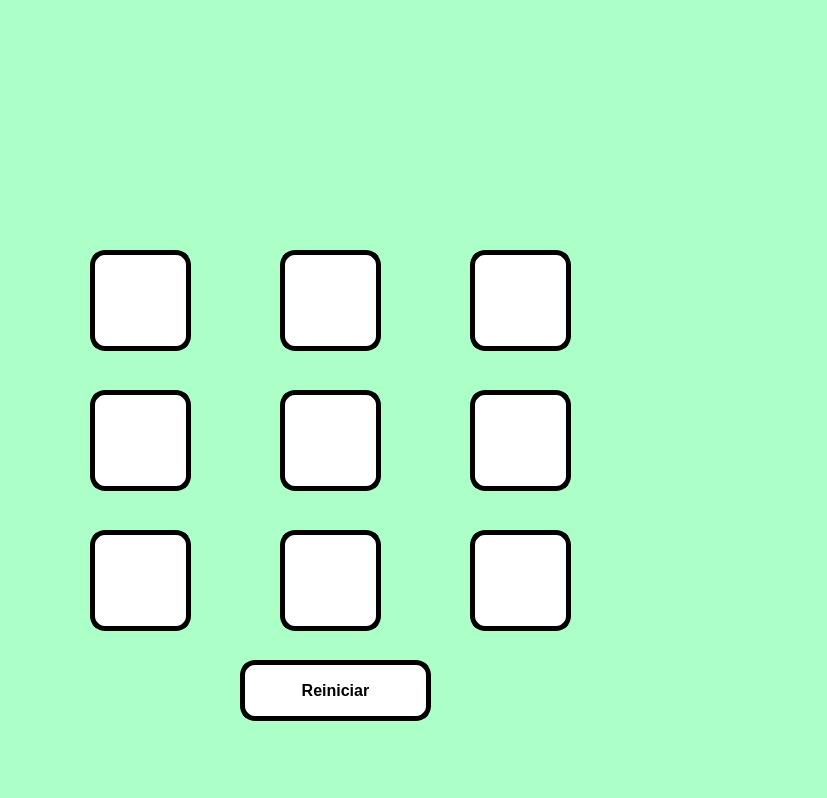
<?xml version="1.0" encoding="UTF-8"?>
<ui version="4.0">
 <class>MainWindow</class>
 <widget class="QMainWindow" name="MainWindow">
  <property name="geometry">
   <rect>
    <x>0</x>
    <y>0</y>
    <width>827</width>
    <height>798</height>
   </rect>
  </property>
  <property name="windowTitle">
   <string>MainWindow</string>
  </property>
  <property name="styleSheet">
   <string notr="true">background-color: rgb(172, 255, 199);</string>
  </property>
  <widget class="QWidget" name="centralwidget">
   <widget class="QLabel" name="imagen">
    <property name="geometry">
     <rect>
      <x>20</x>
      <y>20</y>
      <width>171</width>
      <height>151</height>
     </rect>
    </property>
    <property name="styleSheet">
     <string notr="true"/>
    </property>
    <property name="text">
     <string/>
    </property>
    <property name="pixmap">
     <pixmap resource="../Archivos/Recursos.qrc">:/ejercicios/FIT_logo_vertical.png</pixmap>
    </property>
    <property name="scaledContents">
     <bool>true</bool>
    </property>
   </widget>
   <widget class="QLabel" name="imagen_3">
    <property name="geometry">
     <rect>
      <x>610</x>
      <y>450</y>
      <width>181</width>
      <height>181</height>
     </rect>
    </property>
    <property name="styleSheet">
     <string notr="true"/>
    </property>
    <property name="text">
     <string/>
    </property>
    <property name="pixmap">
     <pixmap resource="../Archivos/Recursos.qrc">:/ejercicios/wero.jpg</pixmap>
    </property>
    <property name="scaledContents">
     <bool>true</bool>
    </property>
   </widget>
   <widget class="QLabel" name="label_2">
    <property name="geometry">
     <rect>
      <x>450</x>
      <y>20</y>
      <width>261</width>
      <height>121</height>
     </rect>
    </property>
    <property name="text">
     <string/>
    </property>
    <property name="pixmap">
     <pixmap resource="../Archivos/Recursos.qrc">:/ejercicios/log_uat_nuevo.png</pixmap>
    </property>
    <property name="scaledContents">
     <bool>true</bool>
    </property>
   </widget>
   <widget class="QPushButton" name="btn02">
    <property name="geometry">
     <rect>
      <x>90</x>
      <y>390</y>
      <width>101</width>
      <height>101</height>
     </rect>
    </property>
    <property name="font">
     <font>
      <pointsize>15</pointsize>
      <weight>75</weight>
      <bold>true</bold>
     </font>
    </property>
    <property name="styleSheet">
     <string notr="true">border-radius: 15px;
background-color: rgb(255, 255, 255);
border:  5px solid black;</string>
    </property>
    <property name="text">
     <string/>
    </property>
   </widget>
   <widget class="QPushButton" name="btn08">
    <property name="geometry">
     <rect>
      <x>470</x>
      <y>390</y>
      <width>101</width>
      <height>101</height>
     </rect>
    </property>
    <property name="font">
     <font>
      <pointsize>15</pointsize>
      <weight>75</weight>
      <bold>true</bold>
     </font>
    </property>
    <property name="styleSheet">
     <string notr="true">border-radius: 15px;
background-color: rgb(255, 255, 255);
border:  5px solid black;</string>
    </property>
    <property name="text">
     <string/>
    </property>
   </widget>
   <widget class="QPushButton" name="btn05">
    <property name="geometry">
     <rect>
      <x>280</x>
      <y>390</y>
      <width>101</width>
      <height>101</height>
     </rect>
    </property>
    <property name="font">
     <font>
      <pointsize>15</pointsize>
      <weight>75</weight>
      <bold>true</bold>
     </font>
    </property>
    <property name="styleSheet">
     <string notr="true">border-radius: 15px;
background-color: rgb(255, 255, 255);
border:  5px solid black;</string>
    </property>
    <property name="text">
     <string/>
    </property>
   </widget>
   <widget class="QPushButton" name="btn03">
    <property name="geometry">
     <rect>
      <x>90</x>
      <y>530</y>
      <width>101</width>
      <height>101</height>
     </rect>
    </property>
    <property name="font">
     <font>
      <pointsize>15</pointsize>
      <weight>75</weight>
      <bold>true</bold>
     </font>
    </property>
    <property name="styleSheet">
     <string notr="true">border-radius: 15px;
background-color: rgb(255, 255, 255);
border:  5px solid black;</string>
    </property>
    <property name="text">
     <string/>
    </property>
   </widget>
   <widget class="QPushButton" name="btn06">
    <property name="geometry">
     <rect>
      <x>280</x>
      <y>530</y>
      <width>101</width>
      <height>101</height>
     </rect>
    </property>
    <property name="font">
     <font>
      <pointsize>15</pointsize>
      <weight>75</weight>
      <bold>true</bold>
     </font>
    </property>
    <property name="styleSheet">
     <string notr="true">border-radius: 15px;
background-color: rgb(255, 255, 255);
border:  5px solid black;</string>
    </property>
    <property name="text">
     <string/>
    </property>
   </widget>
   <widget class="QPushButton" name="btn07">
    <property name="geometry">
     <rect>
      <x>470</x>
      <y>250</y>
      <width>101</width>
      <height>101</height>
     </rect>
    </property>
    <property name="font">
     <font>
      <pointsize>15</pointsize>
      <weight>75</weight>
      <bold>true</bold>
     </font>
    </property>
    <property name="styleSheet">
     <string notr="true">border-radius: 15px;
background-color: rgb(255, 255, 255);
border:  5px solid black;</string>
    </property>
    <property name="text">
     <string/>
    </property>
   </widget>
   <widget class="QPushButton" name="btn04">
    <property name="geometry">
     <rect>
      <x>280</x>
      <y>250</y>
      <width>101</width>
      <height>101</height>
     </rect>
    </property>
    <property name="font">
     <font>
      <pointsize>15</pointsize>
      <weight>75</weight>
      <bold>true</bold>
     </font>
    </property>
    <property name="styleSheet">
     <string notr="true">border-radius: 15px;
background-color: rgb(255, 255, 255);
border:  5px solid black;</string>
    </property>
    <property name="text">
     <string/>
    </property>
   </widget>
   <widget class="QPushButton" name="btn09">
    <property name="geometry">
     <rect>
      <x>470</x>
      <y>530</y>
      <width>101</width>
      <height>101</height>
     </rect>
    </property>
    <property name="font">
     <font>
      <pointsize>15</pointsize>
      <weight>75</weight>
      <bold>true</bold>
     </font>
    </property>
    <property name="styleSheet">
     <string notr="true">border-radius: 15px;
background-color: rgb(255, 255, 255);
border:  5px solid black;</string>
    </property>
    <property name="text">
     <string/>
    </property>
   </widget>
   <widget class="QPushButton" name="btn01">
    <property name="geometry">
     <rect>
      <x>90</x>
      <y>250</y>
      <width>101</width>
      <height>101</height>
     </rect>
    </property>
    <property name="font">
     <font>
      <pointsize>15</pointsize>
      <weight>75</weight>
      <bold>true</bold>
     </font>
    </property>
    <property name="styleSheet">
     <string notr="true">border-radius: 15px;
background-color: rgb(255, 255, 255);
border:  5px solid black;</string>
    </property>
    <property name="text">
     <string/>
    </property>
   </widget>
   <widget class="QPushButton" name="btn_Reiniciar">
    <property name="geometry">
     <rect>
      <x>240</x>
      <y>660</y>
      <width>191</width>
      <height>61</height>
     </rect>
    </property>
    <property name="font">
     <font>
      <pointsize>12</pointsize>
      <weight>75</weight>
      <bold>true</bold>
     </font>
    </property>
    <property name="styleSheet">
     <string notr="true">border-radius: 15px;
background-color: rgb(255, 255, 255);
border:  5px solid black;</string>
    </property>
    <property name="text">
     <string>Reiniciar</string>
    </property>
   </widget>
   <widget class="QLabel" name="lbl_turno">
    <property name="geometry">
     <rect>
      <x>220</x>
      <y>180</y>
      <width>201</width>
      <height>61</height>
     </rect>
    </property>
    <property name="font">
     <font>
      <pointsize>12</pointsize>
      <weight>75</weight>
      <bold>true</bold>
     </font>
    </property>
    <property name="text">
     <string/>
    </property>
   </widget>
  </widget>
  <widget class="QMenuBar" name="menubar">
   <property name="geometry">
    <rect>
     <x>0</x>
     <y>0</y>
     <width>827</width>
     <height>26</height>
    </rect>
   </property>
  </widget>
  <widget class="QStatusBar" name="statusbar"/>
 </widget>
 <resources>
  <include location="../Archivos/Recursos.qrc"/>
 </resources>
 <connections/>
</ui>
